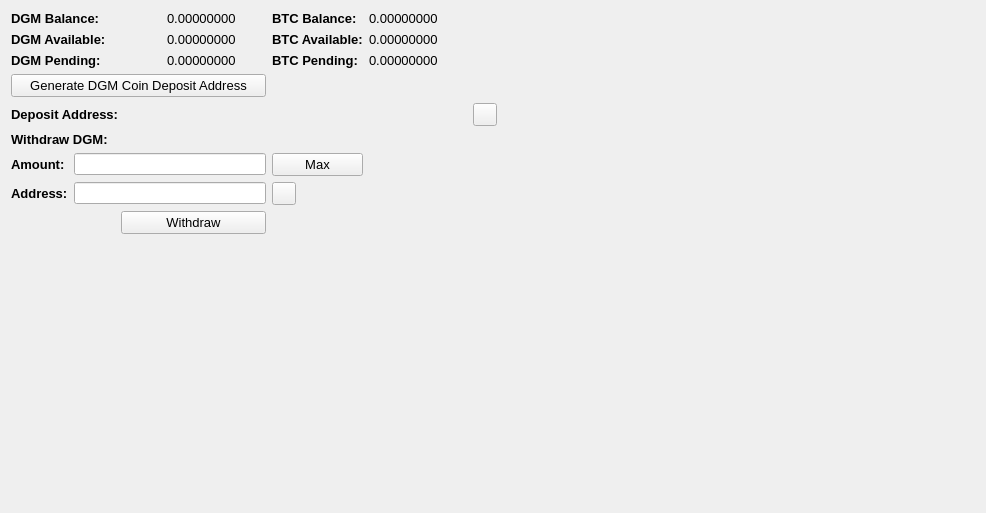
     <widget class="QWidget" name="BalanceTab">
      <attribute name="title">
       <string>Balance</string>
      </attribute>
      <layout class="QGridLayout" name="gridLayout_2">
       <item row="0" column="0" colspan="2">
        <widget class="QLabel" name="label_11">
         <property name="font">
          <font>
           <pointsize>10</pointsize>
           <weight>75</weight>
           <bold>true</bold>
          </font>
         </property>
         <property name="text">
          <string>DGM Balance:</string>
         </property>
        </widget>
       </item>
       <item row="0" column="3">
        <widget class="QLabel" name="DGMBalanceLabel">
         <property name="font">
          <font>
           <pointsize>10</pointsize>
          </font>
         </property>
         <property name="text">
          <string>0.00000000</string>
         </property>
         <property name="textInteractionFlags">
          <set>Qt::LinksAccessibleByMouse|Qt::TextSelectableByMouse</set>
         </property>
        </widget>
       </item>
       <item row="0" column="4">
        <widget class="QLabel" name="label_12">
         <property name="font">
          <font>
           <pointsize>10</pointsize>
           <weight>75</weight>
           <bold>true</bold>
          </font>
         </property>
         <property name="text">
          <string>BTC Balance:</string>
         </property>
        </widget>
       </item>
       <item row="0" column="5">
        <widget class="QLabel" name="BitcoinBalanceLabel">
         <property name="font">
          <font>
           <pointsize>10</pointsize>
          </font>
         </property>
         <property name="text">
          <string>0.00000000</string>
         </property>
         <property name="textInteractionFlags">
          <set>Qt::LinksAccessibleByMouse|Qt::TextSelectableByMouse</set>
         </property>
        </widget>
       </item>
       <item row="0" column="7" rowspan="10">
        <spacer name="horizontalSpacer_4">
         <property name="orientation">
          <enum>Qt::Horizontal</enum>
         </property>
         <property name="sizeHint" stdset="0">
          <size>
           <width>478</width>
           <height>488</height>
          </size>
         </property>
        </spacer>
       </item>
       <item row="1" column="0" colspan="2">
        <widget class="QLabel" name="label_13">
         <property name="font">
          <font>
           <pointsize>10</pointsize>
           <weight>75</weight>
           <bold>true</bold>
          </font>
         </property>
         <property name="text">
          <string>DGM Available:</string>
         </property>
        </widget>
       </item>
       <item row="1" column="3">
        <widget class="QLabel" name="DGMAvailableLabel_2">
         <property name="font">
          <font>
           <pointsize>10</pointsize>
          </font>
         </property>
         <property name="text">
          <string>0.00000000</string>
         </property>
         <property name="textInteractionFlags">
          <set>Qt::LinksAccessibleByMouse|Qt::TextSelectableByMouse</set>
         </property>
        </widget>
       </item>
       <item row="1" column="4">
        <widget class="QLabel" name="label_15">
         <property name="font">
          <font>
           <pointsize>10</pointsize>
           <weight>75</weight>
           <bold>true</bold>
          </font>
         </property>
         <property name="text">
          <string>BTC Available:</string>
         </property>
        </widget>
       </item>
       <item row="1" column="5">
        <widget class="QLabel" name="BitcoinAvailableLabel">
         <property name="font">
          <font>
           <pointsize>10</pointsize>
          </font>
         </property>
         <property name="text">
          <string>0.00000000</string>
         </property>
         <property name="textInteractionFlags">
          <set>Qt::LinksAccessibleByMouse|Qt::TextSelectableByMouse</set>
         </property>
        </widget>
       </item>
       <item row="2" column="0" colspan="2">
        <widget class="QLabel" name="label_14">
         <property name="font">
          <font>
           <pointsize>10</pointsize>
           <weight>75</weight>
           <bold>true</bold>
          </font>
         </property>
         <property name="text">
          <string>DGM Pending:</string>
         </property>
        </widget>
       </item>
       <item row="2" column="3">
        <widget class="QLabel" name="DGMPendingLabel">
         <property name="font">
          <font>
           <pointsize>10</pointsize>
          </font>
         </property>
         <property name="text">
          <string>0.00000000</string>
         </property>
         <property name="textInteractionFlags">
          <set>Qt::LinksAccessibleByMouse|Qt::TextSelectableByMouse</set>
         </property>
        </widget>
       </item>
       <item row="2" column="4">
        <widget class="QLabel" name="label_31">
         <property name="font">
          <font>
           <pointsize>10</pointsize>
           <weight>75</weight>
           <bold>true</bold>
          </font>
         </property>
         <property name="text">
          <string>BTC Pending:</string>
         </property>
        </widget>
       </item>
       <item row="2" column="5">
        <widget class="QLabel" name="BitcoinPendingLabel">
         <property name="font">
          <font>
           <pointsize>10</pointsize>
          </font>
         </property>
         <property name="text">
          <string>0.00000000</string>
         </property>
         <property name="textInteractionFlags">
          <set>Qt::LinksAccessibleByMouse|Qt::TextSelectableByMouse</set>
         </property>
        </widget>
       </item>
       <item row="3" column="0" colspan="4">
        <widget class="QPushButton" name="GenDepositBTN">
         <property name="font">
          <font>
           <pointsize>10</pointsize>
          </font>
         </property>
         <property name="text">
          <string>Generate DGM Coin Deposit Address</string>
         </property>
        </widget>
       </item>
       <item row="4" column="0" colspan="3">
        <widget class="QLabel" name="label_33">
         <property name="font">
          <font>
           <pointsize>10</pointsize>
           <weight>75</weight>
           <bold>true</bold>
          </font>
         </property>
         <property name="text">
          <string>Deposit Address:</string>
         </property>
        </widget>
       </item>
       <item row="4" column="3" colspan="3">
        <widget class="QLabel" name="DepositAddressLabel">
         <property name="minimumSize">
          <size>
           <width>300</width>
           <height>0</height>
          </size>
         </property>
         <property name="palette">
          <palette>
           <active>
            <colorrole role="WindowText">
             <brush brushstyle="SolidPattern">
              <color alpha="255">
               <red>0</red>
               <green>0</green>
               <blue>0</blue>
              </color>
             </brush>
            </colorrole>
            <colorrole role="Text">
             <brush brushstyle="SolidPattern">
              <color alpha="255">
               <red>0</red>
               <green>0</green>
               <blue>255</blue>
              </color>
             </brush>
            </colorrole>
           </active>
           <inactive>
            <colorrole role="WindowText">
             <brush brushstyle="SolidPattern">
              <color alpha="255">
               <red>0</red>
               <green>0</green>
               <blue>0</blue>
              </color>
             </brush>
            </colorrole>
            <colorrole role="Text">
             <brush brushstyle="SolidPattern">
              <color alpha="255">
               <red>0</red>
               <green>0</green>
               <blue>255</blue>
              </color>
             </brush>
            </colorrole>
           </inactive>
           <disabled>
            <colorrole role="WindowText">
             <brush brushstyle="SolidPattern">
              <color alpha="255">
               <red>120</red>
               <green>120</green>
               <blue>120</blue>
              </color>
             </brush>
            </colorrole>
            <colorrole role="Text">
             <brush brushstyle="SolidPattern">
              <color alpha="255">
               <red>120</red>
               <green>120</green>
               <blue>120</blue>
              </color>
             </brush>
            </colorrole>
           </disabled>
          </palette>
         </property>
         <property name="font">
          <font>
           <pointsize>10</pointsize>
           <weight>75</weight>
           <bold>true</bold>
          </font>
         </property>
         <property name="text">
          <string/>
         </property>
         <property name="alignment">
          <set>Qt::AlignRight|Qt::AlignTrailing|Qt::AlignVCenter</set>
         </property>
         <property name="textInteractionFlags">
          <set>Qt::LinksAccessibleByMouse|Qt::TextSelectableByKeyboard|Qt::TextSelectableByMouse</set>
         </property>
        </widget>
       </item>
       <item row="4" column="6">
        <widget class="QToolButton" name="DepositCopyButton">
         <property name="toolTip">
          <string>Copy to clipboard</string>
         </property>
         <property name="text">
          <string/>
         </property>
         <property name="icon">
          <iconset resource="../bitcoin.qrc">
           <normaloff>:/icons/editcopy</normaloff>:/icons/editcopy</iconset>
         </property>
         <property name="shortcut">
          <string>Alt+P</string>
         </property>
        </widget>
       </item>
       <item row="5" column="0" colspan="2">
        <widget class="QLabel" name="label_34">
         <property name="font">
          <font>
           <pointsize>10</pointsize>
           <weight>75</weight>
           <bold>true</bold>
          </font>
         </property>
         <property name="text">
          <string>Withdraw DGM:</string>
         </property>
        </widget>
       </item>
       <item row="6" column="0">
        <widget class="QLabel" name="label_26">
         <property name="font">
          <font>
           <pointsize>10</pointsize>
           <weight>75</weight>
           <bold>true</bold>
          </font>
         </property>
         <property name="text">
          <string>Amount:</string>
         </property>
        </widget>
       </item>
       <item row="6" column="1" colspan="3">
        <widget class="QLineEdit" name="WithdrawUnitsInput">
         <property name="font">
          <font>
           <pointsize>9</pointsize>
           <weight>75</weight>
           <bold>true</bold>
          </font>
         </property>
         <property name="text">
          <string/>
         </property>
        </widget>
       </item>
       <item row="6" column="4">
        <widget class="QPushButton" name="Withdraw_Max_Amount">
         <property name="font">
          <font>
           <pointsize>10</pointsize>
          </font>
         </property>
         <property name="text">
          <string>Max</string>
         </property>
        </widget>
       </item>
       <item row="7" column="0">
        <widget class="QLabel" name="label_10">
         <property name="font">
          <font>
           <pointsize>10</pointsize>
           <weight>75</weight>
           <bold>true</bold>
          </font>
         </property>
         <property name="text">
          <string>Address:</string>
         </property>
        </widget>
       </item>
       <item row="7" column="1" colspan="3">
        <widget class="QLineEdit" name="WithdrawAddress">
         <property name="font">
          <font>
           <pointsize>9</pointsize>
           <weight>75</weight>
           <bold>true</bold>
          </font>
         </property>
        </widget>
       </item>
       <item row="7" column="4">
        <widget class="QToolButton" name="WithdrawPasteButton">
         <property name="toolTip">
          <string>Paste from clipboard</string>
         </property>
         <property name="text">
          <string/>
         </property>
         <property name="icon">
          <iconset resource="../bitcoin.qrc">
           <normaloff>:/icons/editpaste</normaloff>:/icons/editpaste</iconset>
         </property>
         <property name="shortcut">
          <string>Alt+P</string>
         </property>
        </widget>
       </item>
       <item row="8" column="2" colspan="2">
        <widget class="QPushButton" name="WithdrawUnitsBtn">
         <property name="font">
          <font>
           <pointsize>10</pointsize>
          </font>
         </property>
         <property name="text">
          <string>Withdraw</string>
         </property>
        </widget>
       </item>
       <item row="9" column="0" colspan="6">
        <spacer name="verticalSpacer">
         <property name="orientation">
          <enum>Qt::Vertical</enum>
         </property>
         <property name="sizeHint" stdset="0">
          <size>
           <width>428</width>
           <height>262</height>
          </size>
         </property>
        </spacer>
       </item>
      </layout>
      <zorder>label_31</zorder>
      <zorder>label_15</zorder>
      <zorder>label_12</zorder>
      <zorder>label_14</zorder>
      <zorder>label_13</zorder>
      <zorder>label_11</zorder>
      <zorder>BitcoinBalanceLabel</zorder>
      <zorder>DGMBalanceLabel</zorder>
      <zorder>DGMAvailableLabel_2</zorder>
      <zorder>DGMPendingLabel</zorder>
      <zorder>BitcoinAvailableLabel</zorder>
      <zorder>BitcoinPendingLabel</zorder>
      <zorder>label_33</zorder>
      <zorder>GenDepositBTN</zorder>
      <zorder>DepositAddressLabel</zorder>
      <zorder>Withdraw_Max_Amount</zorder>
      <zorder>label_34</zorder>
      <zorder>WithdrawUnitsInput</zorder>
      <zorder>label_10</zorder>
      <zorder>label_26</zorder>
      <zorder>WithdrawAddress</zorder>
      <zorder>WithdrawUnitsBtn</zorder>
      <zorder>horizontalSpacer_4</zorder>
      <zorder>verticalSpacer</zorder>
      <zorder>WithdrawPasteButton</zorder>
      <zorder>DepositCopyButton</zorder>
     </widget>
